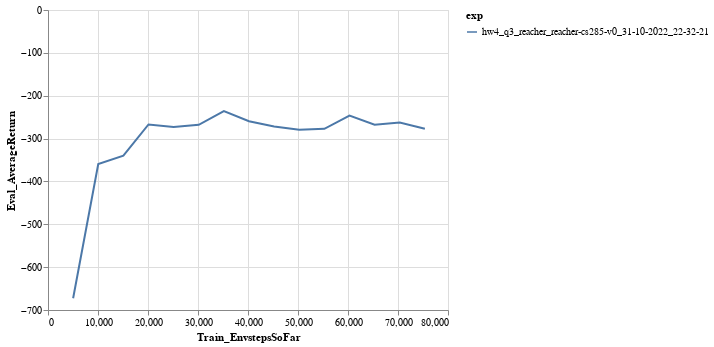

Write notebook code for a chart like this one.
### Code cell
logdir = '../../data/*q3_reacher*/events*'
eventfiles = glob.glob(logdir)
xtag = 'Train_EnvstepsSoFar'
ytag = 'Eval_AverageReturn'
df_q3_reacher = make_dataframe(eventfiles, xtag=xtag, ytag=ytag)

chart = alt.Chart(df_q3_reacher).mark_line().encode(
    x=xtag,
    y=ytag,
    color='exp'
)
chart = chart.configure_legend(
    labelLimit=1000
)
chart

### Figure 1 — Vega-Lite specification as saved in the notebook (floating-point values rounded to 4 significant figures)
{"config": {"view": {"continuousWidth": 400, "continuousHeight": 300}, "legend": {"labelLimit": 1000}}, "data": {"name": "data-39965ab1d3e711d56686faa5c9ff3035"}, "mark": "line", "encoding": {"color": {"field": "exp", "type": "nominal"}, "x": {"field": "Train_EnvstepsSoFar", "type": "quantitative"}, "y": {"field": "Eval_AverageReturn", "type": "quantitative"}}, "$schema": "https://vega.github.io/schema/vega-lite/v4.17.0.json", "datasets": {"data-39965ab1d3e711d56686faa5c9ff3035": [{"Train_EnvstepsSoFar": 5025.0, "Eval_AverageReturn": -672.6, "exp": "hw4_q3_reacher_reacher-cs285-v0_31-10-2022_22-32-21"}, {"Train_EnvstepsSoFar": 10050.0, "Eval_AverageReturn": -359.3, "exp": "hw4_q3_reacher_reacher-cs285-v0_31-10-2022_22-32-21"}, {"Train_EnvstepsSoFar": 15080.0, "Eval_AverageReturn": -339.9, "exp": "hw4_q3_reacher_reacher-cs285-v0_31-10-2022_22-32-21"}, {"Train_EnvstepsSoFar": 20100.0, "Eval_AverageReturn": -267.0, "exp": "hw4_q3_reacher_reacher-cs285-v0_31-10-2022_22-32-21"}, {"Train_EnvstepsSoFar": 25120.0, "Eval_AverageReturn": -272.9, "exp": "hw4_q3_reacher_reacher-cs285-v0_31-10-2022_22-32-21"}, {"Train_EnvstepsSoFar": 30150.0, "Eval_AverageReturn": -268.0, "exp": "hw4_q3_reacher_reacher-cs285-v0_31-10-2022_22-32-21"}, {"Train_EnvstepsSoFar": 35180.0, "Eval_AverageReturn": -235.9, "exp": "hw4_q3_reacher_reacher-cs285-v0_31-10-2022_22-32-21"}, {"Train_EnvstepsSoFar": 40200.0, "Eval_AverageReturn": -259.5, "exp": "hw4_q3_reacher_reacher-cs285-v0_31-10-2022_22-32-21"}, {"Train_EnvstepsSoFar": 45220.0, "Eval_AverageReturn": -271.9, "exp": "hw4_q3_reacher_reacher-cs285-v0_31-10-2022_22-32-21"}, {"Train_EnvstepsSoFar": 50250.0, "Eval_AverageReturn": -279.4, "exp": "hw4_q3_reacher_reacher-cs285-v0_31-10-2022_22-32-21"}, {"Train_EnvstepsSoFar": 55280.0, "Eval_AverageReturn": -277.3, "exp": "hw4_q3_reacher_reacher-cs285-v0_31-10-2022_22-32-21"}, {"Train_EnvstepsSoFar": 60300.0, "Eval_AverageReturn": -246.3, "exp": "hw4_q3_reacher_reacher-cs285-v0_31-10-2022_22-32-21"}, {"Train_EnvstepsSoFar": 65320.0, "Eval_AverageReturn": -267.6, "exp": "hw4_q3_reacher_reacher-cs285-v0_31-10-2022_22-32-21"}, {"Train_EnvstepsSoFar": 70350.0, "Eval_AverageReturn": -262.3, "exp": "hw4_q3_reacher_reacher-cs285-v0_31-10-2022_22-32-21"}, {"Train_EnvstepsSoFar": 75380.0, "Eval_AverageReturn": -277.1, "exp": "hw4_q3_reacher_reacher-cs285-v0_31-10-2022_22-32-21"}]}}
